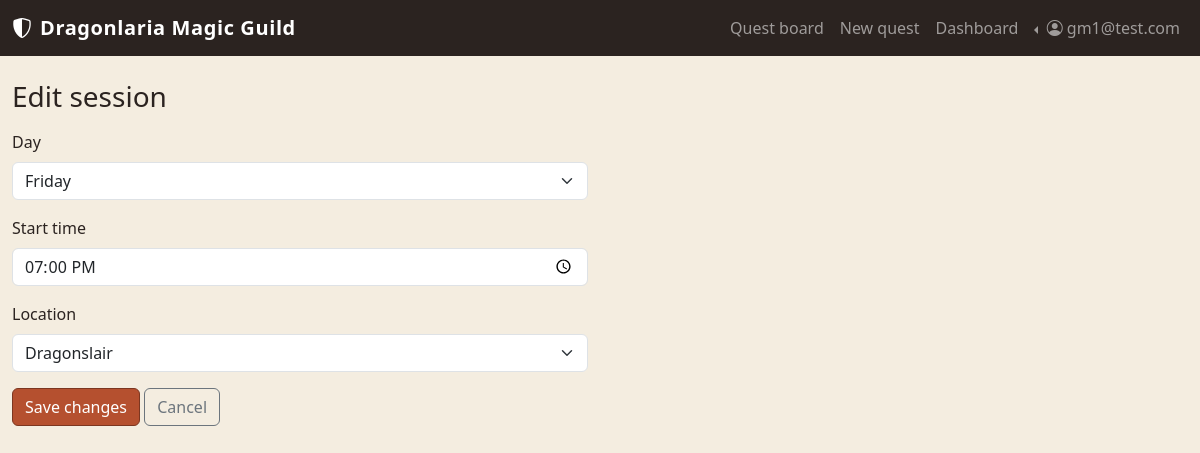
Screenshot of /gm/sessions/3/edit (signed in) with the database file from the repository.
### tables this page shows
CREATE TABLE "USERS" (
	"user_id"	INTEGER NOT NULL UNIQUE,
	"email"	TEXT NOT NULL UNIQUE,
	"password_hash"	TEXT NOT NULL UNIQUE,
	"role"	TEXT NOT NULL,
	PRIMARY KEY("user_id" AUTOINCREMENT)
);

CREATE TABLE "QUEST_SESSIONS" (
	"session_id"	INTEGER NOT NULL UNIQUE,
	"quest_id"	INTEGER NOT NULL,
	"day"	TEXT NOT NULL,
	"start_time"	TEXT NOT NULL,
	"location"	TEXT NOT NULL,
	PRIMARY KEY("session_id" AUTOINCREMENT),
	FOREIGN KEY("quest_id") REFERENCES "QUESTS"("quest_id")
);

### app.py (the view)
@app.route("/gm/sessions/<int:session_id>/edit")
@login_required
def edit_session_form(session_id):
    if not current_user.is_guild_master():
        flash("Only the Guild Master can edit quest sessions", "danger")
        return redirect(url_for("homepage"))
    session_db = quest_sessions_dao.get_session_by_id(session_id)
    if session_db is None:
        flash("Quest session not found", "danger")
        return redirect(url_for("gm_profile"))
    if quest_sessions_dao.has_participants(session_id):
        flash("This session already has participants and can no longer be edited", "danger")
        return redirect(url_for("gm_profile"))
    return render_template("guildmaster/edit_session.html", session=session_db, days=DAYS, locations=LOCATIONS)

### app.py (called while the page is built)
@login_manager.user_loader
def load_user(user_id):
    db_user = users_dao.get_user_by_id(user_id)
    if db_user is None:
        return None
    return User(id=db_user["user_id"], email=db_user["email"],
                password_hash=db_user["password_hash"], role=db_user["role"])

### models.py (called while the page is built)
    def is_adventurer(self):
        return self.role == "adventurer"

    def is_guild_master(self):
        return self.role == "guild_master"

### quest_sessions_dao.py (called while the page is built)
def get_session_by_id(session_id):
    query = (
        "SELECT QS.*, Q.title, Q.quest_type, Q.difficulty, Q.dur_mins AS duration_minutes, "
        "Q.desc AS description, Q.image_path "
        "FROM QUEST_SESSIONS QS "
        "JOIN QUESTS Q ON QS.quest_id = Q.quest_id "
        "WHERE QS.session_id = ?" )
    conn = sqlite3.connect("database/myquest.db")
    conn.row_factory = sqlite3.Row
    cursor = conn.cursor()
    cursor.execute(query, (session_id,))
    db_session = cursor.fetchone()
    cursor.close()
    conn.close()
    return db_session

def has_participants(session_id):
    query = "SELECT 1 FROM PARTICIPATIONS WHERE session_id = ? LIMIT 1"
    conn = sqlite3.connect("database/myquest.db")
    conn.row_factory = sqlite3.Row
    cursor = conn.cursor()
    cursor.execute(query, (session_id,))
    db_participation = cursor.fetchone()
    cursor.close()
    conn.close()
    return db_participation is not None

### users_dao.py (called while the page is built)
def get_user_by_id(user_id):
    query = "SELECT * FROM USERS WHERE user_id = ?"
    conn = sqlite3.connect("database/myquest.db")
    conn.row_factory = sqlite3.Row
    cursor = conn.cursor()
    cursor.execute(query, (user_id,))
    db_user = cursor.fetchone()
    cursor.close()
    conn.close()
    return db_user

### templates/guildmaster/edit_session.html (shortened to what this page needs)
{% extends "base.html" %}
{% block content %}
<div class="col-12 col-lg-6">
  <h1 class="h3 mb-3">Edit session</h1>
  <form method="POST" action="{{ url_for('edit_session', session_id=session.session_id) }}" novalidate>
    <div class="mb-3">
      <label for="day" class="form-label">Day</label>
      <select class="form-select" id="day" name="day" required>
        {% for d in days %}
        <option value="{{ d }}" {% if session.day == d %}selected{% endif %}>{{ d }}</option>
        {% endfor %}
      </select>
    </div>
    <div class="mb-3">
      <label for="start_time" class="form-label">Start time</label>
      <input type="time" class="form-control" id="start_time" name="start_time" required value="{{ session.start_time }}">
    </div>
    <div class="mb-3">
      <label for="location" class="form-label">Location</label>
      <select class="form-select" id="location" name="location" required>
        {% for loc in locations %}
        <option value="{{ loc }}" {% if session.location == loc %}selected{% endif %}>{{ loc }}</option>
        {% endfor %}
      </select>
    </div>
    <button type="submit" class="btn btn-guild-primary">Save changes</button>
    <a href="{{ url_for('gm_profile') }}" class="btn btn-outline-secondary">Cancel</a>
  </form>
</div>
{% endblock %}

### templates/base.html (shortened to what this page needs)
<!doctype html>
<html lang="en">
<head>
  <link href="https://cdn.jsdelivr.net/npm/bootstrap@5.3.5/dist/css/bootstrap.min.css" rel="stylesheet"
>
  <link rel="stylesheet" href="https://cdn.jsdelivr.net/npm/bootstrap-icons@1.11.3/font/bootstrap-icons.min.css">
  <link rel="stylesheet" href="{{ url_for('static', filename='style.css') }}">
</head>
<body>
  <header id="site-header">
    <nav class="navbar navbar-dark navbar-expand-lg guild-navbar">
      <div class="container-fluid">
        <a class="navbar-brand d-flex align-items-center gap-2" href="{{ url_for('homepage') }}">
          <i class="bi bi-shield-shaded"></i>
          <span class="brand-title">Dragonlaria Magic Guild</span>
        </a>
        <div class="collapse navbar-collapse" id="navbarSupportedContent">
          <ul class="navbar-nav ms-auto align-items-lg-center">
            <li class="nav-item">
              <a class="nav-link {% block home_active %}{% endblock %}" aria-current="page"
                href="{{ url_for('homepage') }}">Quest board</a>
            </li>
            {% if current_user.is_authenticated %}
              {% if current_user.is_adventurer() %}
                <li class="nav-item">
                  <a class="nav-link {% block profile_active %}{% endblock %}"
                    href="{{ url_for('profile') }}">My quests</a>
                </li>
              {% elif current_user.is_guild_master() %}
                <li class="nav-item">
                  <a class="nav-link {% block new_quest_active %}{% endblock %}"
                    href="{{ url_for('new_quest_form') }}">New quest</a>
                </li>
                <li class="nav-item">
                  <a class="nav-link {% block gm_profile_active %}{% endblock %}"
                    href="{{ url_for('gm_profile') }}">Dashboard</a>
                </li>
              {% endif %}
              <li class="nav-item dropdown dropstart">
                <a class="nav-link dropdown-toggle" href="#" role="button" data-bs-toggle="dropdown"
                  aria-expanded="false">
                  <i class="bi bi-person-circle"></i> {{ current_user.email }}
                </a>
              </li>
            {% endif %}
          </ul>
        </div>
      </div>
    </nav>
  </header>
  <div class="container-fluid mt-4">
    <div class="row">
      {% block content %}{% endblock %}
    </div>
  </div>
</body>
</html>

### static/style.css (style rules this page uses)
:root { --guild-ember: #b5502f; --guild-ember-dark: #7c3620; --guild-parchment: #f4ede0; --guild-ink: #2b2320; --guild-forest: #3c5741; }
body { background-color: var(--guild-parchment); color: var(--guild-ink); }
.guild-navbar { background-color: var(--guild-ink); }
.brand-title { font-weight: 600; letter-spacing: 0.03em; }
.btn-guild-primary { background-color: var(--guild-ember); border-color: var(--guild-ember-dark); color: #fff; }

### rows the page displays
USERS: email "gm1@test.com"
QUEST_SESSIONS: day "Friday", start_time "19:00", location "Dragonslair"
